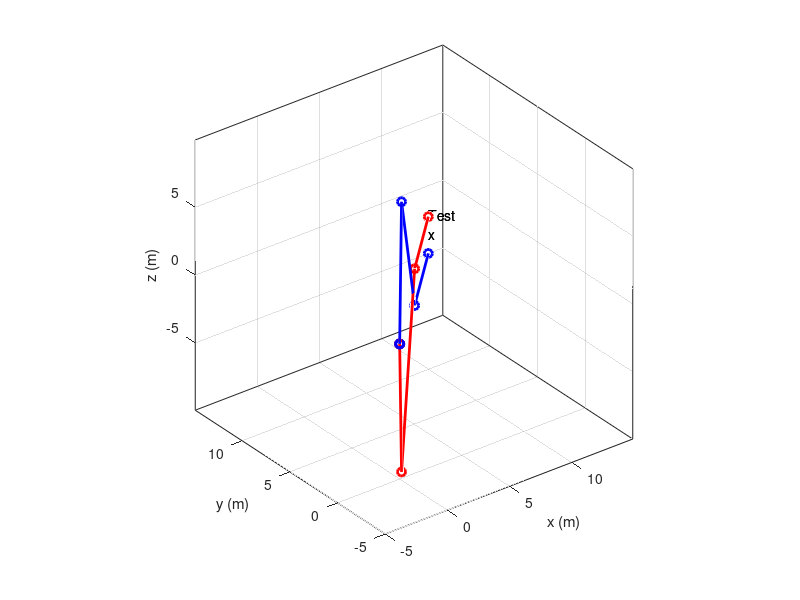

Source code (MATLAB): (Note: this script raises an error after producing the figure.)
%%%%%%%%%%%%% Raphael Nagel %%%%%%%%%%%
%%%%%%%%%%% Co-Design       %%%%%%%%%
%%%%%%%%%%%%%% December 2012 %%%%%%%%%%%%%
% Forward ands inverse kinematics

clear all
close all
clc

deg2rad = pi/180;
rad2deg = 180/pi;

%% Links Length
l1 = 8.5+9;
l2 = 10 ;
l3 = 13 ;
d5 = 6.7;


%% Desired Position input
x_in = 10;
y_in = 10;
z_in = 0;

%%

p0e = [x_in y_in z_in]';

%%print
disp('Desired position =')
disp(p0e)
if norm(p0e) > l2+l3+d5   %origin is l1 above the table...
    error('desired position is out of the workspace')
end

%% %%%%%%%%%%%% Inverse Kinematics of the Lynx Motion Arm 6 DOF manipulator %%%%%%%%%%%%%%%%%
%% Inverse Kinematic Postition
%theta 1(rotation around base)
q1  = atan2(p0e(2),p0e(1));

p0c = p0e - d5.*[cos(q1) sin(q1) 0]';


xc = p0c(1,1);
yc = p0c(2,1);
zc = p0c(3,1);

disp('Wrist Position =')
disp(p0c)

%%




%% Geometric solution of q1, q2 and q3

%set 1

q31 = atan2(+sqrt(1-((xc^2+yc^2+zc^2-l2^2-l3^2)/(2*l2*l3))^2),((xc^2+yc^2+zc^2-l2^2-l3^2)/(2*l2*l3)));
q21 = -atan2(((l3*sin(q31))/sqrt(xc^2+yc^2+zc^2)),+sqrt(1-((l3*sin(q31))/sqrt(xc^2+yc^2+zc^2))^2))+atan2(zc,sqrt(xc^2+yc^2));
q41 = pi/2 -(q21+q31);



%set 2
q32 = atan2(-sqrt(1-((xc^2+yc^2+zc^2-l2^2-l3^2)/(2*l2*l3))^2),((xc^2+yc^2+zc^2-l2^2-l3^2)/(2*l2*l3)));
q22 = -atan2(((l3*sin(q32))/sqrt(xc^2+yc^2+zc^2)),+sqrt(1-((l3*sin(q32))/sqrt(xc^2+yc^2+zc^2))^2))+atan2(zc,sqrt(xc^2+yc^2));

q42 = pi/2 -(q22+q32);

smax = 100000;
smin = 50000;
qmax = 180;
qmin = 0;


disp('Solution 1:');
disp([q1 q21 q31 q41]*180/pi);
disp( ([q1 q21 q31]*180/pi)*((smax-smin)/(qmax-qmin)+smin));


disp('Solution 2:');
disp([q1 q22 q32 q42]*180/pi);


%% Draw the arm - this is the forward kinematics.
draw_q1 = [q1   q1]';
draw_q2 = [q21   q22]';
draw_q3 = [q31   q32]';
draw_q4 = [q41   q42]';
draw_q5 = [0 0]';


%% Trigonometric abbreviations
c1 = cos(draw_q1);
c12 = cos(draw_q1+draw_q2);
c2 = cos(draw_q2);
c23 = cos(draw_q2+draw_q3);
c234 = cos(draw_q2+draw_q3+draw_q4);
c3 = cos(draw_q3);
c4 = cos(draw_q4);
c5 = cos(draw_q5);

s1= sin(draw_q1);
s2 = sin(draw_q2);
s23 = sin(draw_q2+draw_q3);
s234 = sin(draw_q2+draw_q3+draw_q4);
s3 = sin(draw_q3);
s32 = s23;
s4 = sin(draw_q4);
s5 = sin(draw_q5);
%% Tip position based on handcalculated T05 matrix
xt = c1.*s234.*d5+c1.*c23.*l3+c1.*c2.*l2;
yt = s1.*s234.*d5+s1.*c23.*l3+s1.*c2.*l2;
zt = -c234.*d5+s2.*l2+s23.*l3;
pt = [ xt yt zt ] ;




%% Tip orientation based on handcalculated T05 matrix
r11 = c1.*c234.*c5+s1.*s5; %corresponds to row 1, column 1 of the rotation matrix
r12 = -c1.*c234.*s5+s1.*c5;
r13 = c1.*s234;
r21 = s1.*c234.*c5-c1.*s5;
r22 = -s1.*c234.*s5-c1.*c5;
r23 = s1.*s234;
r31 = s234.*c5;
r32 = -s234.*s5;
r33 = -c234;

rot1 = [r11(1) r12(1) r13(1);
    r21(1) r22(1) r23(1);
    r31(1) r32(1) r33(1)];% we single out the first set of angles
%inputted at the top so that we can produce a complete numerical transformation function



%% plots up to 4 arm positions in 3d
figure (2)

x1 = zeros(4,1);
y1 = zeros(4,1);
z1 = zeros(4,1);

x2 = zeros(4,1);
y2 = zeros(4,1);
z2 = zeros(4,1);

x3 = c1.*c2.*l2;
y3 = s1.*c2.*l2;
z3 = s2.*l2;

x4 = c1.*c23.*l3+c1.*c2.*l2;
y4 = s1.*c23.*l3+s1.*c2.*l2;
z4 = s23.*l3+s2.*l2;




for i = 1:2
    xx = [ x1(i); x2(i); x3(i); x4(i); pt(i,1) ] ;
    yy = [ y1(i); y2(i); y3(i); y4(i); pt(i,2) ] ;
    zz = [ z1(i); z2(i); z3(i); z4(i); pt(i,3) ] ;
    if i==1
        plot3(xx,yy,zz,'ko-','Linewidth',2,'color', 'red')
    else
        plot3(xx,yy,zz,'ko-','Linewidth',2,'color', 'blue')
        
    end
    axis equal
    hold on
    box on
    grid on
    %   calculates the transformation matrix
    %     rot = [r11(i) r12(i) r13(i);
    %         r21(i) r22(i) r23(i);
    %         r31(i) r32(i) r33(i)];
    %     pos = [ xt(i) yt(i) zt(i) ]' ;
    %
    %
    %     disp([rot pos;0 0 0 1]);
    
    
    xlabel('x (m)') ; ylabel('y (m)') ; zlabel('z (m)') ;
    text(pt(1,1),pt(1,2),'x') ; text(pt(1,1) + 0.1,pt(1,2) + 0.1,pt(1,3) + 0.1,'Test') ;
    pause(0.1)
    
    
end



%%%%%%%%%%%%%%%%%%%%%%%%%%%%%%%%%%%%%%%%%%%%%%%%%%%%%%%%%%%%%%%%%%%%%%%
%% Workspace plots the workspace in 3d, takeing into account the joint
%%restrictions

cw1 = 0;
cw2 = 0;
cw3 = 0;
cw4 = 0;
sw1 = 0;
sw2 = 0;
sw3 = 0;
sw4 = 0;
sw12 = 0;
sw23 = 0;
cw23 = 0;
cw12 = 0;
sw234 = 0;
cw234 = 0;
%
figure (3)

xwork = zeros(70000,1) ; % reserving space for the variables, because
ywork = zeros(70000,1) ; % otherwise they would be created later within a loop.
zwork = zeros(70000,1);
p=0;
for i = -45:10:45               % for q1
    qw1 = i*pi/180;
    cw1 = cos(qw1);
    sw1 = sin(qw1);
    
 for j = -45:10:45                       % for q2
        qw2 = j*pi/180;
        cw2 = cos(qw2);
        sw2 = sin(qw2);
        
       for k = -35:10:25        % for q3            qw3 = k*pi/180;
            cw3 = cos(qw3);
            sw3 = sin(qw3);
            
            
            qw4 = (pi/2-(qw2+qw3)); %q4
            cw4 = cos(qw4);
            sw4 = sin(qw4);
            
            p=p+1;
            
            cw12   = cos(qw1 + qw2);
            sw12   = sin(qw1 + qw2);
            cw23   = cos(qw2 + qw3);
            sw23   = sin(qw2 + qw3);
            cw234  = cos(qw2 + qw3 + (pi/2-(qw2+qw3)));
            sw234  = sin(qw2 + qw3 + (pi/2-(qw2+qw3)) );
            
            
            xwork(p) = cw1*sw234*d5+cw1*cw23*l3+cw1*cw2*l2;
            ywork(p) = sw1*sw234*d5+sw1*cw23*l3+sw1*cw2*l2;
            zwork(p) = -cw234*d5+sw2*l2+sw23*l3;
            if zwork(p) <= -l1
                zwork(p) = -l1;
            end
            
        end
        
    end
end



plot3(xwork,ywork,zwork,'.')
hold on
box on
grid on

xlabel('x (m)') ; ylabel('y (m)') ; zlabel('z (m)') ;
axis equal
